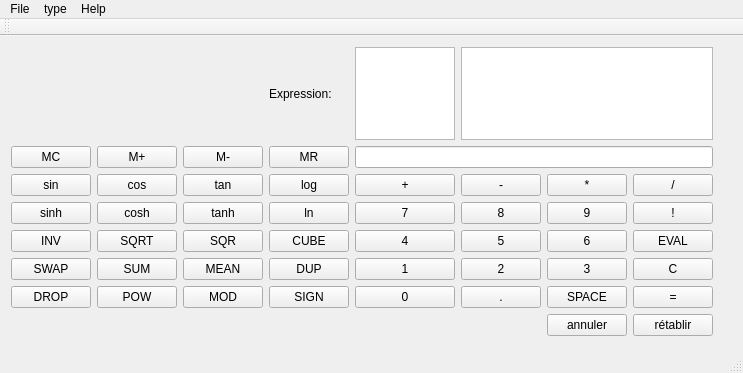
<?xml version="1.0" encoding="UTF-8"?>
<ui version="4.0">
 <class>MainWindow</class>
 <widget class="QMainWindow" name="MainWindow">
  <property name="geometry">
   <rect>
    <x>0</x>
    <y>0</y>
    <width>743</width>
    <height>373</height>
   </rect>
  </property>
  <property name="windowTitle">
   <string>MainWindow</string>
  </property>
  <widget class="QWidget" name="centralWidget">
   <widget class="QWidget" name="gridLayoutWidget">
    <property name="geometry">
     <rect>
      <x>0</x>
      <y>0</y>
      <width>724</width>
      <height>311</height>
     </rect>
    </property>
    <layout class="QGridLayout" name="gridLayout">
     <item row="3" column="4">
      <widget class="QPushButton" name="buttonPlus">
       <property name="text">
        <string>+</string>
       </property>
      </widget>
     </item>
     <item row="3" column="5">
      <widget class="QPushButton" name="buttonDim">
       <property name="text">
        <string>-</string>
       </property>
      </widget>
     </item>
     <item row="3" column="6">
      <widget class="QPushButton" name="buttonMulti">
       <property name="text">
        <string>*</string>
       </property>
      </widget>
     </item>
     <item row="3" column="7">
      <widget class="QPushButton" name="buttonDiv">
       <property name="text">
        <string>/</string>
       </property>
      </widget>
     </item>
     <item row="4" column="4">
      <widget class="QPushButton" name="button7">
       <property name="text">
        <string>7</string>
       </property>
      </widget>
     </item>
     <item row="4" column="5">
      <widget class="QPushButton" name="button8">
       <property name="text">
        <string>8</string>
       </property>
      </widget>
     </item>
     <item row="4" column="6">
      <widget class="QPushButton" name="button9">
       <property name="text">
        <string>9</string>
       </property>
      </widget>
     </item>
     <item row="6" column="4">
      <widget class="QPushButton" name="button4">
       <property name="text">
        <string>4</string>
       </property>
      </widget>
     </item>
     <item row="6" column="5">
      <widget class="QPushButton" name="button5">
       <property name="text">
        <string>5</string>
       </property>
      </widget>
     </item>
     <item row="6" column="6">
      <widget class="QPushButton" name="button6">
       <property name="text">
        <string>6</string>
       </property>
      </widget>
     </item>
     <item row="8" column="4">
      <widget class="QPushButton" name="button1">
       <property name="text">
        <string>1</string>
       </property>
      </widget>
     </item>
     <item row="8" column="5">
      <widget class="QPushButton" name="button2">
       <property name="text">
        <string>2</string>
       </property>
      </widget>
     </item>
     <item row="8" column="6">
      <widget class="QPushButton" name="button3">
       <property name="text">
        <string>3</string>
       </property>
      </widget>
     </item>
     <item row="10" column="4">
      <widget class="QPushButton" name="button0">
       <property name="text">
        <string>0</string>
       </property>
      </widget>
     </item>
     <item row="1" column="4" colspan="4">
      <widget class="QLineEdit" name="inputLine">
       <property name="readOnly">
        <bool>false</bool>
       </property>
      </widget>
     </item>
     <item row="4" column="7">
      <widget class="QPushButton" name="buttonFactoriel">
       <property name="text">
        <string>!</string>
       </property>
      </widget>
     </item>
     <item row="3" column="3">
      <widget class="QPushButton" name="buttonLog">
       <property name="text">
        <string>log</string>
       </property>
      </widget>
     </item>
     <item row="4" column="3">
      <widget class="QPushButton" name="buttonLn">
       <property name="text">
        <string>ln</string>
       </property>
      </widget>
     </item>
     <item row="6" column="3">
      <widget class="QPushButton" name="buttonCUBE">
       <property name="text">
        <string>CUBE</string>
       </property>
      </widget>
     </item>
     <item row="8" column="3">
      <widget class="QPushButton" name="buttonDUP">
       <property name="text">
        <string>DUP</string>
       </property>
      </widget>
     </item>
     <item row="3" column="2">
      <widget class="QPushButton" name="buttonTan">
       <property name="text">
        <string>tan</string>
       </property>
      </widget>
     </item>
     <item row="4" column="2">
      <widget class="QPushButton" name="buttonTanh">
       <property name="text">
        <string>tanh</string>
       </property>
      </widget>
     </item>
     <item row="6" column="2">
      <widget class="QPushButton" name="buttonSQR">
       <property name="text">
        <string>SQR</string>
       </property>
      </widget>
     </item>
     <item row="8" column="2">
      <widget class="QPushButton" name="buttonMEAN">
       <property name="text">
        <string>MEAN</string>
       </property>
      </widget>
     </item>
     <item row="4" column="1">
      <widget class="QPushButton" name="buttonCosh">
       <property name="text">
        <string>cosh</string>
       </property>
      </widget>
     </item>
     <item row="6" column="1">
      <widget class="QPushButton" name="buttonSQRT">
       <property name="text">
        <string>SQRT</string>
       </property>
      </widget>
     </item>
     <item row="8" column="1">
      <widget class="QPushButton" name="buttonSUM">
       <property name="text">
        <string>SUM</string>
       </property>
      </widget>
     </item>
     <item row="3" column="1">
      <widget class="QPushButton" name="buttonCos">
       <property name="text">
        <string>cos</string>
       </property>
      </widget>
     </item>
     <item row="3" column="0">
      <widget class="QPushButton" name="buttonSin">
       <property name="text">
        <string>sin</string>
       </property>
      </widget>
     </item>
     <item row="4" column="0">
      <widget class="QPushButton" name="buttonSinh">
       <property name="text">
        <string>sinh</string>
       </property>
      </widget>
     </item>
     <item row="6" column="0">
      <widget class="QPushButton" name="buttonINV">
       <property name="text">
        <string>INV</string>
       </property>
      </widget>
     </item>
     <item row="8" column="0">
      <widget class="QPushButton" name="buttonSWAP">
       <property name="text">
        <string>SWAP</string>
       </property>
      </widget>
     </item>
     <item row="10" column="0">
      <widget class="QPushButton" name="buttonDROP">
       <property name="text">
        <string>DROP</string>
       </property>
      </widget>
     </item>
     <item row="10" column="1">
      <widget class="QPushButton" name="buttonPOW">
       <property name="text">
        <string>POW</string>
       </property>
      </widget>
     </item>
     <item row="10" column="2">
      <widget class="QPushButton" name="buttonMOD">
       <property name="text">
        <string>MOD</string>
       </property>
      </widget>
     </item>
     <item row="10" column="3">
      <widget class="QPushButton" name="buttonSIGN">
       <property name="text">
        <string>SIGN</string>
       </property>
      </widget>
     </item>
     <item row="1" column="0">
      <widget class="QPushButton" name="buttonMC">
       <property name="text">
        <string>MC</string>
       </property>
      </widget>
     </item>
     <item row="1" column="1">
      <widget class="QPushButton" name="buttonMplus">
       <property name="text">
        <string>M+</string>
       </property>
      </widget>
     </item>
     <item row="1" column="2">
      <widget class="QPushButton" name="buttonMdim">
       <property name="text">
        <string>M-</string>
       </property>
      </widget>
     </item>
     <item row="10" column="5">
      <widget class="QPushButton" name="buttonPoint">
       <property name="text">
        <string>.</string>
       </property>
      </widget>
     </item>
     <item row="10" column="7">
      <widget class="QPushButton" name="buttonEntrer">
       <property name="text">
        <string>=</string>
       </property>
      </widget>
     </item>
     <item row="6" column="7">
      <widget class="QPushButton" name="buttonEVAL">
       <property name="text">
        <string>EVAL</string>
       </property>
      </widget>
     </item>
     <item row="10" column="6">
      <widget class="QPushButton" name="buttonSPACE">
       <property name="text">
        <string>SPACE</string>
       </property>
      </widget>
     </item>
     <item row="8" column="7">
      <widget class="QPushButton" name="buttonCLEAR">
       <property name="text">
        <string>C</string>
       </property>
      </widget>
     </item>
     <item row="1" column="3">
      <widget class="QPushButton" name="buttonMR">
       <property name="text">
        <string>MR</string>
       </property>
      </widget>
     </item>
     <item row="11" column="6">
      <widget class="QPushButton" name="buttonAnnuler">
       <property name="text">
        <string>annuler</string>
       </property>
      </widget>
     </item>
     <item row="11" column="7">
      <widget class="QPushButton" name="buttonRetablir">
       <property name="text">
        <string>rétablir</string>
       </property>
      </widget>
     </item>
     <item row="0" column="3">
      <widget class="QLabel" name="label">
       <property name="text">
        <string>Expression:</string>
       </property>
      </widget>
     </item>
     <item row="0" column="4">
      <widget class="QTextEdit" name="Express">
       <property name="readOnly">
        <bool>true</bool>
       </property>
      </widget>
     </item>
     <item row="0" column="5" colspan="3">
      <widget class="QListWidget" name="listWidget"/>
     </item>
    </layout>
   </widget>
  </widget>
  <widget class="QMenuBar" name="menuBar">
   <property name="geometry">
    <rect>
     <x>0</x>
     <y>0</y>
     <width>743</width>
     <height>22</height>
    </rect>
   </property>
   <widget class="QMenu" name="menuFile">
    <property name="title">
     <string>File</string>
    </property>
    <addaction name="actionQuit"/>
   </widget>
   <widget class="QMenu" name="menuHelp">
    <property name="title">
     <string>Help</string>
    </property>
    <addaction name="actionAbout"/>
   </widget>
   <widget class="QMenu" name="menuType_2">
    <property name="title">
     <string>type</string>
    </property>
    <addaction name="actionEntier"/>
    <addaction name="actionRationnel"/>
    <addaction name="actionReel"/>
    <addaction name="actionComplexe_2"/>
    <addaction name="actionExpression_2"/>
   </widget>
   <addaction name="menuFile"/>
   <addaction name="menuType_2"/>
   <addaction name="menuHelp"/>
  </widget>
  <widget class="QToolBar" name="mainToolBar">
   <attribute name="toolBarArea">
    <enum>TopToolBarArea</enum>
   </attribute>
   <attribute name="toolBarBreak">
    <bool>false</bool>
   </attribute>
  </widget>
  <widget class="QStatusBar" name="statusBar"/>
  <action name="actionQuit">
   <property name="text">
    <string>Quit</string>
   </property>
  </action>
  <action name="actionAbout">
   <property name="text">
    <string>about</string>
   </property>
  </action>
  <action name="actionEntiere">
   <property name="text">
    <string>entiere</string>
   </property>
  </action>
  <action name="actionRationnelle">
   <property name="text">
    <string>rationnelle</string>
   </property>
  </action>
  <action name="actionReelle">
   <property name="text">
    <string>reelle</string>
   </property>
  </action>
  <action name="actionComplexe">
   <property name="text">
    <string>complexe</string>
   </property>
  </action>
  <action name="actionExpression">
   <property name="text">
    <string>expression</string>
   </property>
  </action>
  <action name="actionEntier">
   <property name="text">
    <string>entier</string>
   </property>
  </action>
  <action name="actionRationnel">
   <property name="text">
    <string>rationnel</string>
   </property>
  </action>
  <action name="actionReel">
   <property name="text">
    <string>reel</string>
   </property>
  </action>
  <action name="actionComplexe_2">
   <property name="text">
    <string>complexe</string>
   </property>
  </action>
  <action name="actionExpression_2">
   <property name="text">
    <string>expression</string>
   </property>
  </action>
 </widget>
 <layoutdefault spacing="6" margin="11"/>
 <resources/>
 <connections>
  <connection>
   <sender>actionQuit</sender>
   <signal>triggered()</signal>
   <receiver>MainWindow</receiver>
   <slot>close()</slot>
   <hints>
    <hint type="sourcelabel">
     <x>-1</x>
     <y>-1</y>
    </hint>
    <hint type="destinationlabel">
     <x>323</x>
     <y>126</y>
    </hint>
   </hints>
  </connection>
  <connection>
   <sender>buttonCLEAR</sender>
   <signal>clicked()</signal>
   <receiver>listWidget</receiver>
   <slot>clear()</slot>
   <hints>
    <hint type="sourcelabel">
     <x>605</x>
     <y>213</y>
    </hint>
    <hint type="destinationlabel">
     <x>483</x>
     <y>72</y>
    </hint>
   </hints>
  </connection>
 </connections>
</ui>
